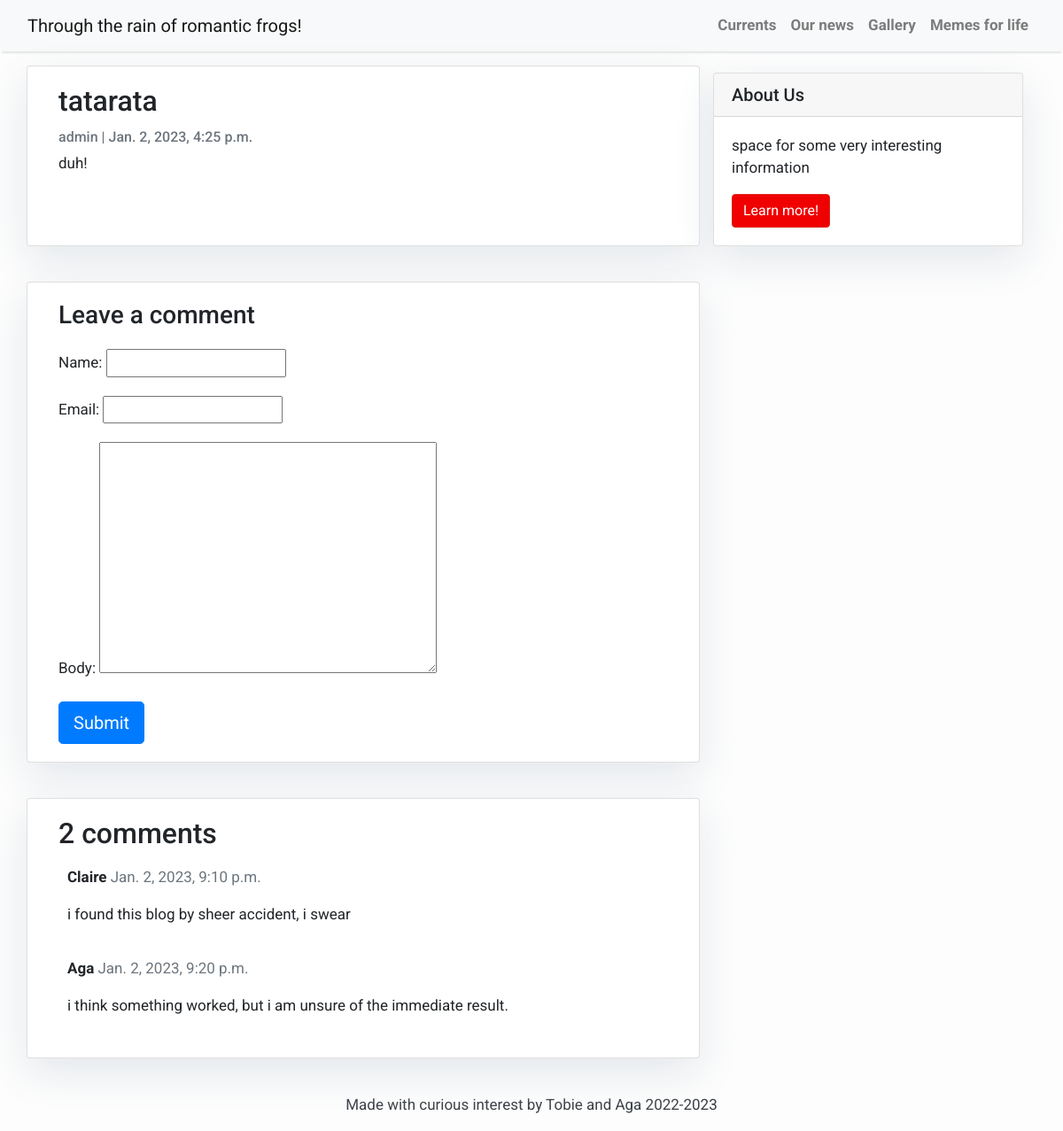
Screenshot of /tatarata/ with the database file from the repository.
### blog/models.py (models this page shows, shortened)
class Post(models.Model):
    title = models.CharField(max_length=200, unique=True)
    slug = models.SlugField(max_length=200, unique=True)
    author = models.ForeignKey(User, on_delete= models.CASCADE,related_name='blog_posts')
    updated_on = models.DateTimeField(auto_now= True)
    content = models.TextField()
    created_on = models.DateTimeField(auto_now_add=True)
    status = models.IntegerField(choices=STATUS, default=0)
    class Meta:
        ordering = ['-created_on']

class Comment(models.Model):
    post = models.ForeignKey(Post,on_delete=models.CASCADE,related_name='comments')
    name = models.CharField(max_length=80)
    email = models.EmailField()
    body = models.TextField()
    created_on = models.DateTimeField(auto_now_add=True)
    active = models.BooleanField(default=False)
    class Meta:
        ordering = ['created_on']

### blog/views.py (the view)
# urls.py: path('<slug:slug>/', views.post_detail, name='post_detail'), #deleted the .as_view() part
def post_detail(request, slug):
    template_name = 'post_detail.html'
    post = get_object_or_404(Post, slug=slug)
    comments = post.comments.filter(active=True)
    new_comment = None
    if request.method == 'POST':
        comment_form = CommentForm(data=request.POST)
        if comment_form.is_valid():
            new_comment = comment_form.save(commit=False)
            new_comment.post = post
            new_comment.save()
    else:
        comment_form = CommentForm()
    return render(request, template_name, {'post': post,
                                           'comments': comments,
                                           'new_comment': new_comment,
                                           'comment_form': comment_form})

### blog/forms.py
class CommentForm(forms.ModelForm):
    class Meta:
        model = Comment
        fields = ('name', 'email', 'body')

### templates/post_detail.html (shortened to what this page needs)
{% extends 'base.html' %} {% block content %}
<div class="container">
  <div class="row">
            <div class="col-md-8 card mb-4  mt-3 left  top">
                <div class="card-body">
                    <h2 class="card-title">{{ post.title }}</h2>
                    <p class="card-text text-muted h6">{{ post.author }} | {{ post.created_on}} </p>
                    <p class="card-text">{{post.content}}</p>
                </div>
            </div>
    {% block sidebar %} {% include 'sidebar.html' %} {% endblock sidebar %}
    <div class="col-md-8 card mb-4  mt-3 ">
      <div class="card-body">
        {% if new_comment %}
        <div class="alert alert-success" role="alert">
          Your comment is awaiting moderation
        </div>
        {% else %}
        <h3>Leave a comment</h3>
        <form method="post" style="margin-top: 1.3em;">
          {{ comment_form.as_p }}
          <button type="submit" class="btn btn-primary  btn-lg">Submit</button>
        </form>
        {% endif %}
      </div>
    </div>
    <div class="col-md-8 card mb-4  mt-3 ">
      <div class="card-body">
        <h2>{{ comments.count }} comments</h2>
        {% for comment in comments %}
        <div class="comments" style="padding: 10px;">
          <p class="font-weight-bold">
            {{ comment.name }}
            <span class=" text-muted font-weight-normal">
              {{ comment.created_on }}
            </span>
          </p>
          {{ comment.body | linebreaks }}
        </div>
        {% endfor %}
      </div>
    </div>
  </div>
</div>
{% endblock content %}

### templates/base.html (style rules this page uses)
body { font-family: "Roboto", sans-serif; font-size: 17px; background-color: #fdfdfd; }

### templates/sidebar.html (style rules this page uses)
.card { box-shadow: 0 16px 48px #E3E7EB; }

### rows the page displays
Post: title "tatarata", author "admin", created_on "Jan. 2, 2023, 4:25 p.m.", content "duh!"
Comment: name "Claire", created_on "Jan. 2, 2023, 9:10 p.m.", body "i found this blog by sheer accident, i swear"
Comment: name "Aga", created_on "Jan. 2, 2023, 9:20 p.m.", body "i think something worked, but i am unsure of the immediate result."

### other values shown
{{ comments.count }} "2"
